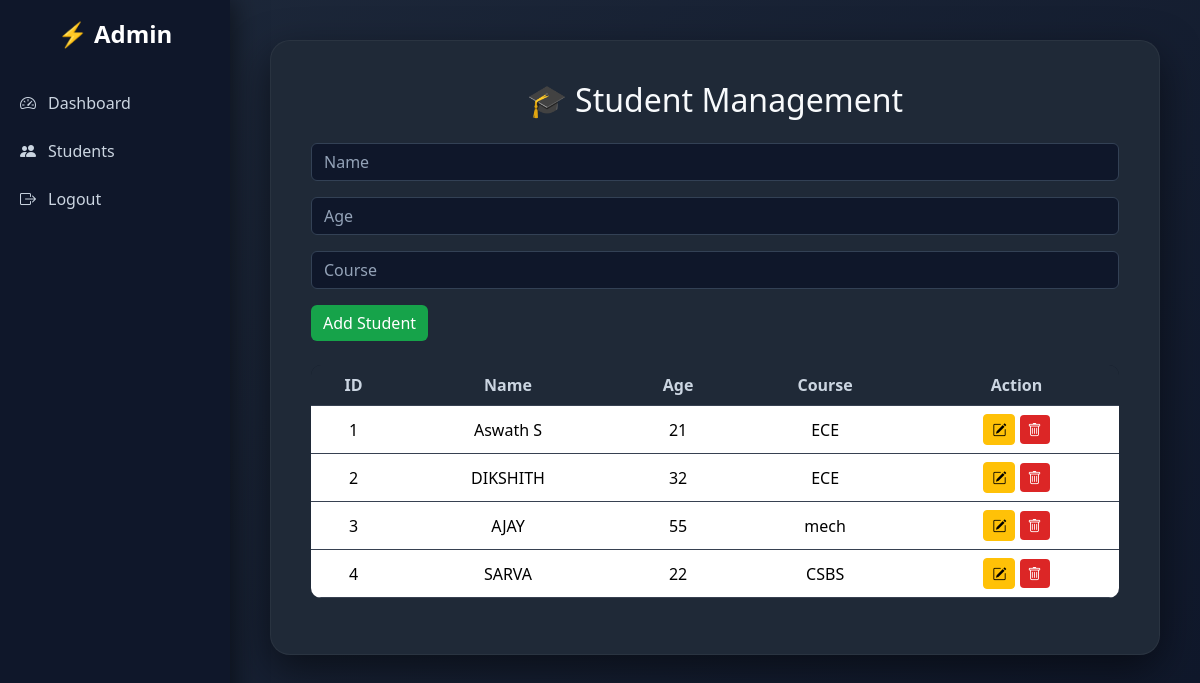
Page / (signed in) on the earlier database version.
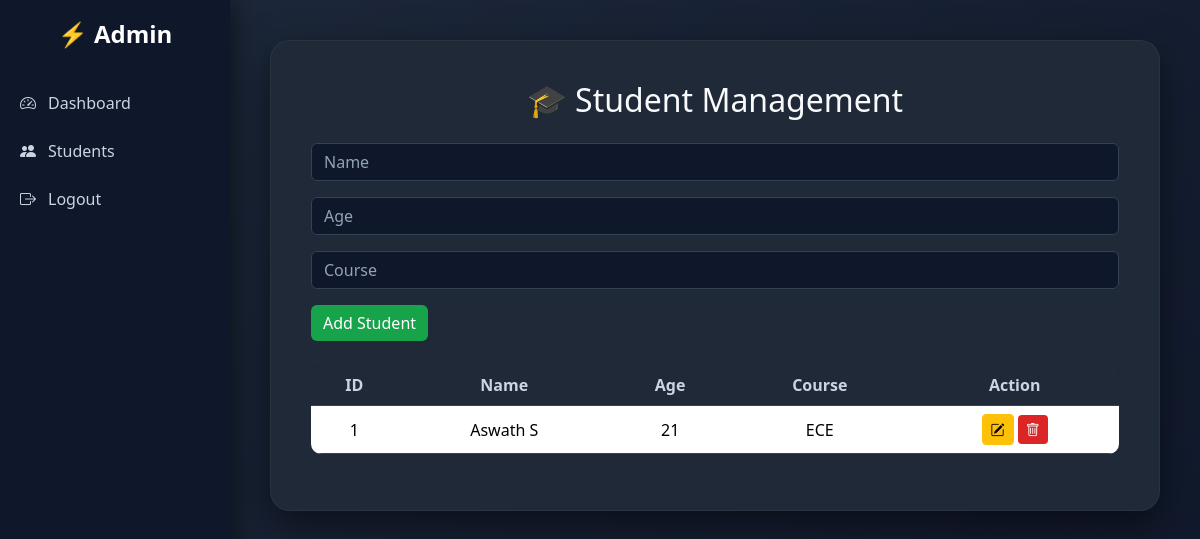
Same page on the later database version.
### tables this page shows
CREATE TABLE students(
            id INTEGER PRIMARY KEY AUTOINCREMENT,
            name TEXT NOT NULL,
            age INTEGER NOT NULL,
            course TEXT NOT NULL
        );

### app.py (the view)
@app.route("/")
def index():
    if "user" not in session:
        return redirect("/login")
    conn = sqlite3.connect(DATABASE)
    cursor = conn.cursor()
    cursor.execute("SELECT * FROM students")
    students = cursor.fetchall()
    conn.close()
    return render_template("index.html",
                           students=students,
                           role=session["role"])

### templates/index.html (shortened to what this page needs)
<!DOCTYPE html>
<html>
<head>
<link href="https://cdn.jsdelivr.net/npm/bootstrap@5.3.2/dist/css/bootstrap.min.css" rel="stylesheet">
<link href="https://cdn.jsdelivr.net/npm/bootstrap-icons@1.11.3/font/bootstrap-icons.css" rel="stylesheet">
<link rel="stylesheet" href="{{ url_for('static', filename='ui.css') }}">
</head>
<body>
<div class="sidebar">
    <h4>⚡ {{ role|capitalize }}</h4>
    <a href="/dashboard">
        <i class="bi bi-speedometer2"></i>
        <span>Dashboard</span>
    </a>
    <a href="/" class="active">
        <i class="bi bi-people-fill"></i>
        <span>Students</span>
    </a>
    <a href="/logout">
        <i class="bi bi-box-arrow-right"></i>
        <span>Logout</span>
    </a>
</div>
<div class="content">
<div class="glass-card">
<h2 class="mb-4 text-center">🎓 Student Management</h2>
<form method="POST" action="/add">
    <input name="name" class="form-control mb-3" placeholder="Name" required>
    <input name="age" type="number" class="form-control mb-3" placeholder="Age" required>
    <input name="course" class="form-control mb-3" placeholder="Course" required>
    <button class="btn btn-success btn-modern">Add Student</button>
</form>
<div class="table-responsive mt-4">
<table class="table table-modern text-center align-middle">
<thead>
<tr>
<th>ID</th>
<th>Name</th>
<th>Age</th>
<th>Course</th>
<th>Action</th>
</tr>
</thead>
<tbody>
{% for s in students %}
<tr>
<td>{{ s[0] }}</td>
<td>{{ s[1] }}</td>
<td>{{ s[2] }}</td>
<td>{{ s[3] }}</td>
<td>
<a href="/edit/{{ s[0] }}" class="btn btn-warning btn-sm">
<i class="bi bi-pencil-square"></i>
</a>
{% if role == 'admin' %}
<button onclick="confirmDelete({{ s[0] }})"
        class="btn btn-danger btn-sm">
<i class="bi bi-trash"></i>
</button>
{% endif %}
</td>
</tr>
{% endfor %}
</tbody>
</table>
</div>
</div>
</div>
</body>
</html>

### static/ui.css (style rules this page uses)
body { font-family: 'Segoe UI', sans-serif; background: linear-gradient(135deg, #1e293b, #0f172a); min-height: 100vh; margin: 0; color: #f8fafc; }
.sidebar { position: fixed; left: 0; top: 0; width: 230px; height: 100vh; background: #0f172a; padding-top: 20px; box-shadow: 4px 0 25px rgba(0,0,0,0.5); transition: all 0.3s ease; z-index: 1000; }
.sidebar h4 { text-align: center; color: white; margin-bottom: 30px; font-weight: 600; }
.sidebar a { display: flex; align-items: center; gap: 12px; padding: 12px 20px; color: #cbd5e1; text-decoration: none; font-weight: 500; transition: all 0.3s ease; }
.sidebar a span { transition: 0.3s; }
.content { margin-left: 230px; padding: 40px; transition: all 0.3s ease; }
.glass-card { background: #1f2937; border-radius: 20px; padding: 40px; box-shadow: 0 15px 40px rgba(0,0,0,0.5); border: 1px solid rgba(255,255,255,0.05); }
input.form-control { background: #0f172a; border: 1px solid #334155; color: #ffffff; font-weight: 500; }
input.form-control::placeholder { color: #94a3b8; opacity: 1; }
.table-modern { background: #111827; border-radius: 10px; overflow: hidden; color: #f9fafb; }
.table-modern th { background: #1f2937; color: #cbd5e1; font-weight: 600; }
.table-modern tr { border-bottom: 1px solid #374151; }
.btn-success { background-color: #16a34a; border: none; }
.btn-danger { background-color: #dc2626; border: none; }

Differences in the rows shown:
removed students: id "2", name "DIKSHITH", age "32", course "ECE"
removed students: id "3", name "AJAY", age "55", course "mech"
removed students: id "4", name "SARVA", age "22", course "CSBS"
